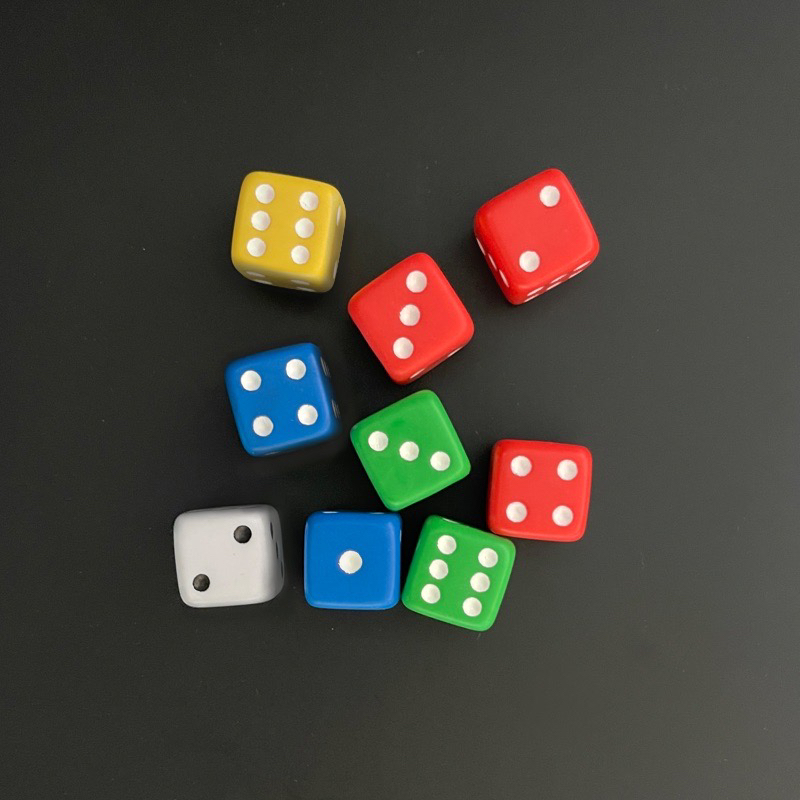
#> input picture images/case4/img4_16.png, 800 x 800 px
$ python 4.py
#> lines starting #> are read from the running program, lines starting #| are printed output that depends on the picture; after the words box and inside, x2 and y2 are one past the last pixel; in counts of white or black regions, pixels touching at a corner belong together
import math as math
import cv2 as cv2


def main():
    src = cv2.imread('images/case4/img4_16.png', cv2.IMREAD_COLOR)
#> src is the input picture: shape (800, 800, 3); mean B, G, R 60, 67.4, 69.7

    if src is None:
        print('Image load failed!')
        return

    gray = cv2.cvtColor(src, cv2.COLOR_BGR2GRAY)
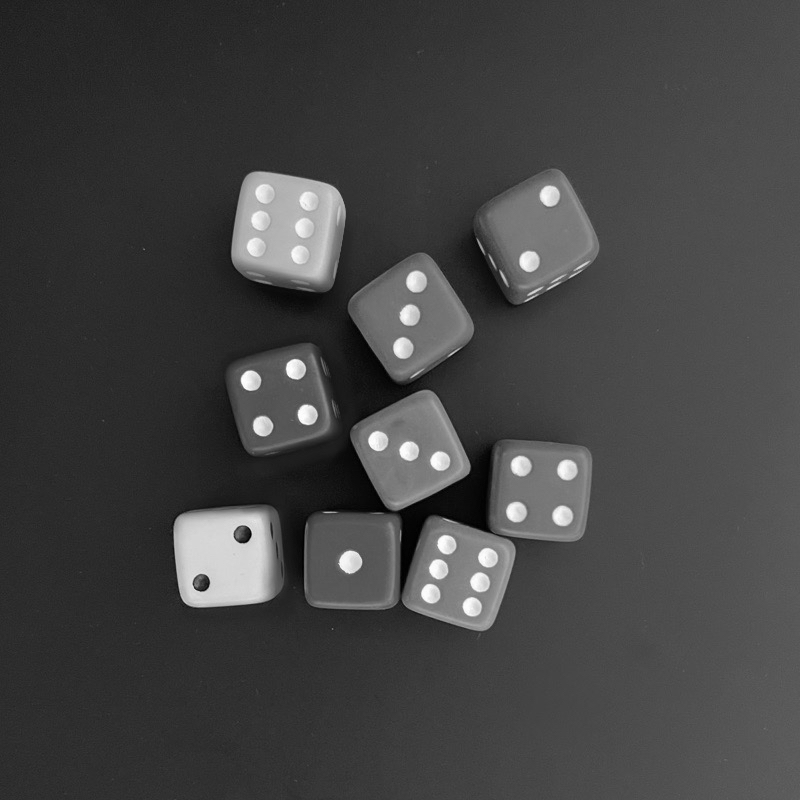
#> gray: shape (800, 800); min 0, max 255, mean 67.2
    # unsharp mask
    alpha = 0.5
    blur = cv2.GaussianBlur(gray, (0, 0), 5)
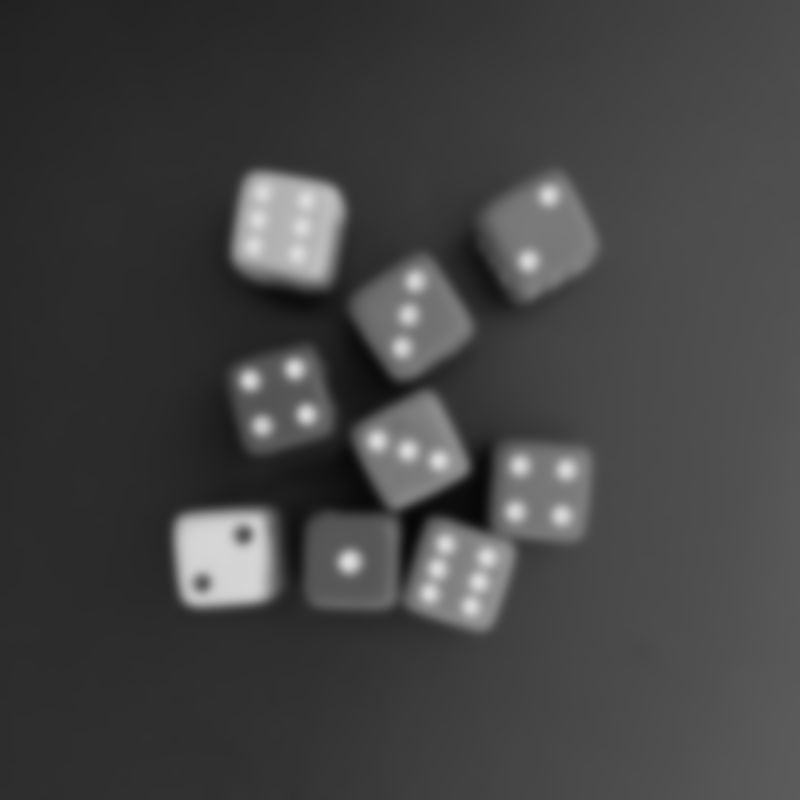
#> blur: shape (800, 800); min 7, max 219, mean 67.2
    gray = cv2.addWeighted(gray, 1 + alpha, blur, -alpha, 0)
    # adaptive thresholding
    gray = cv2.adaptiveThreshold(gray, 255, cv2.ADAPTIVE_THRESH_GAUSSIAN_C, cv2.THRESH_BINARY_INV, 17, 3)
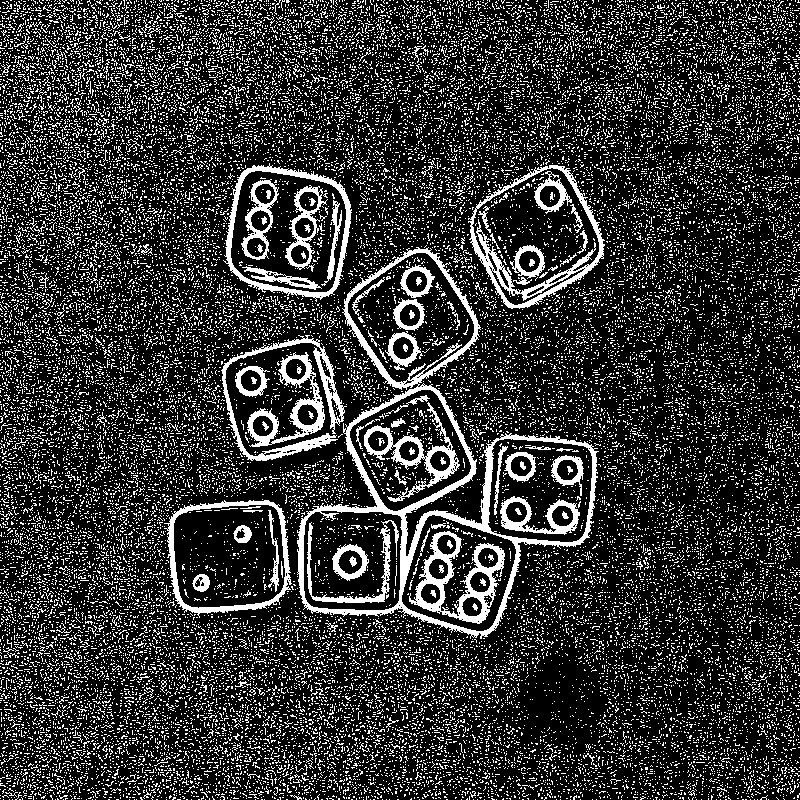
#> gray: shape (800, 800); 20.4% white in thin lines or dots
    # bilateral filter
    gray = cv2.bilateralFilter(gray, -3, 19, 5)
    contours, _ = cv2.findContours(gray, cv2.RETR_TREE, cv2.CHAIN_APPROX_NONE)
#> contours = 31946 contours, 31836 with area under 20; largest, box (x1, y1, x2, y2) and area: (297, 247, 599, 639) 56296, (223, 163, 352, 302) 13430, (468, 165, 605, 309) 12988, (164, 500, 292, 618) 11948, (230, 170, 347, 293) 11632

    count = -1
    circles = []
    for pts in contours:
        if cv2.contourArea(pts) < 100:
            continue

        approx = cv2.approxPolyDP(pts, cv2.arcLength(pts, True) * 0.02, True)

        vtc = len(approx)

        if vtc == 4:
            count += 1
            circles.append(0)
        else:
            length = cv2.arcLength(pts, True)
            area = cv2.contourArea(pts)
            ratio = 4. * math.pi * area / (length * length)

            if ratio > 0.836:
                circles[count] += 1
#> this loop made 31946 passes
#> pts on passes 1 to 3: [[797, 799]], [[768, 799]], [[757, 799]]
#> after the loop, circles = [7, 6, 1, 4, 0, 3, 3, 0, 2, 6]; count = 9
    circles.sort()
    for i in circles:
        if i != 0:
            print(i)
#> this loop made 10 passes
#> i on passes 2 to 10: 0, 1, 2, 3, 3, 4, 6, 6, 7
#| 1
#| 2
#| 3
#| 3
#| 4
#| 6
#| 6
#| 7


main()
